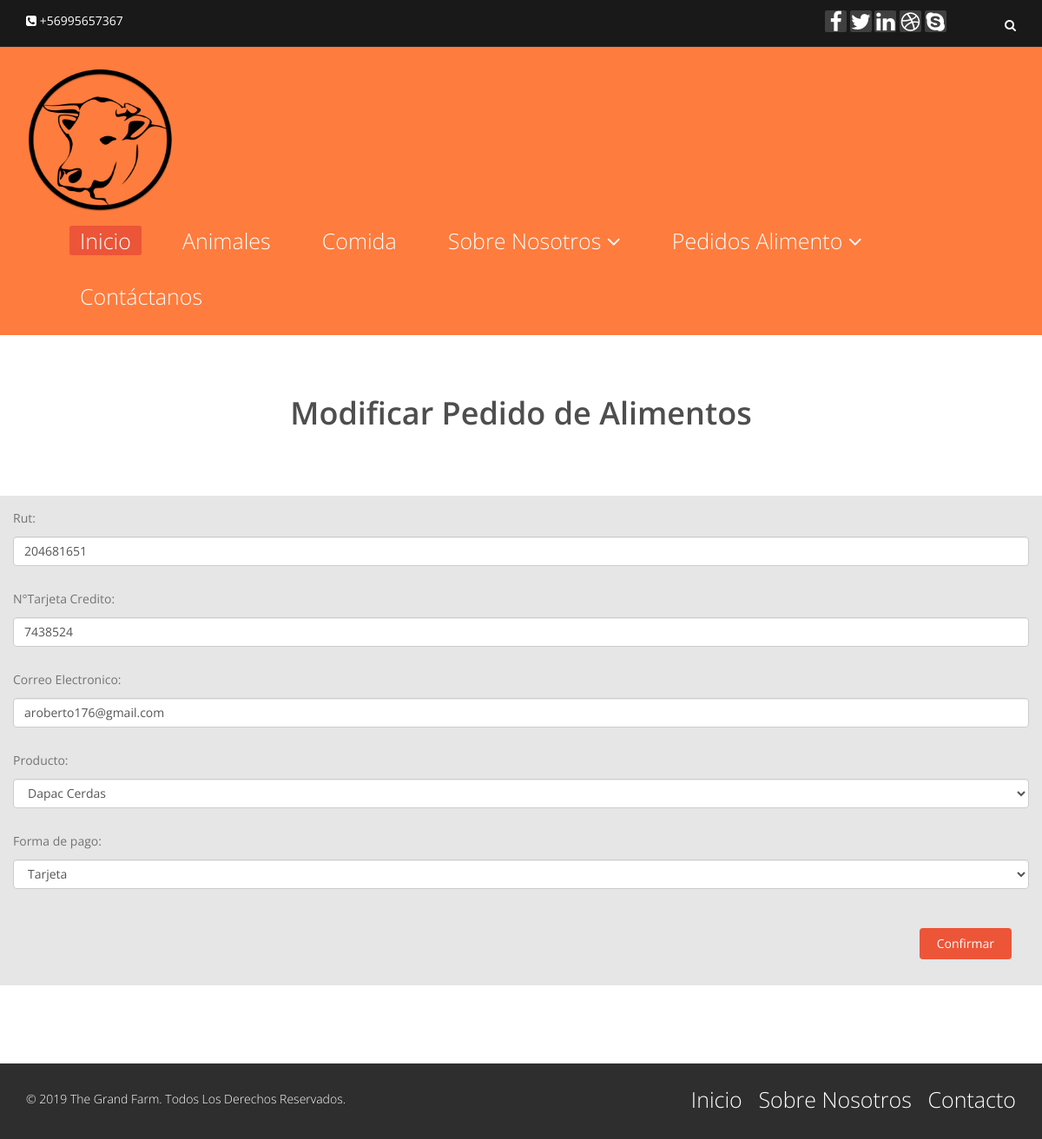
/payment_food_update/25, run on the app's committed database.
### farm_app/models.py (models this page shows, shortened)
class Payment_food(models.Model):
    rut = models.CharField(max_length=9, null=False)
    num_cuenta = models.BigIntegerField(null=False)
    correo = models.EmailField(max_length=255)
    product = models.CharField(max_length=255, null=False, choices=load_product, default='Dapac Cerdas')
    pay = models.CharField(max_length=255, null=False, choices=load_pay, default='Tarjeta')

### farm_app/views.py (the view, shortened to what this page needs)
# urls.py: path('payment_food_update/<int:id>',views.payment_food_update, name='payment_food_update')
def payment_food_update(request,id):
    status = ''
    producto = ['Dapac Cerdas','Aviplus','Camperbroiler Granulado','Conchilla','Dapac Vacas','Nantacor','Guidolin Nutri Potros','Red Kite']
    formaPago = ['Tarjeta','Paypal']
    pedido = Payment_food.objects.get(pk = id)
    variables = {'status': status,
                 'producto': producto,
                 'formaPago': formaPago,
                 'pedido': pedido}
    return render(request,'farm_app/payment_food_update.html', variables)

### farm_app/templates/farm_app/payment_food_update.html (shortened to what this page needs)
{% extends 'farm_app/base.html' %}
{% load static %}
{% block content %}
<div class="center fadeInDown">
    <h2>Modificar Pedido de Alimentos</h2>
</div>
<form class="credit-card-div" method="POST">{% csrf_token %}
    <div class="panel panel-default" >
        <div class="panel-heading">
            <div class="row ">
                <div class="col-md-12 pad-adjust">
                    <span class="help-block text-muted small-font">Rut:</span>
                    <input type="text" id="txtRut" class="form-control" name="txtRut" placeholder="--Ingrese su Rut--" value="{{pedido.rut}}" />
                </div>
                <div class="col-md-12">
                    <br>
                    <span class="help-block text-muted small-font">N°Tarjeta Credito:</span>
                    <input type="text" id="txtNumTarjeta" class="form-control" name="txtNumTarjeta" placeholder="--Ingrese el número de su tarjeta de credito--" value="{{pedido.num_cuenta}}" />
                </div>
                <div class="col-md-12">
                    <br>
                    <span class="help-block text-muted small-font">Correo Electronico:</span>
                    <input type="email" id="txtCorreo" class="form-control" name="txtCorreo" placeholder="--Ingrese el correo electronico--" value="{{pedido.correo}}" />
                </div>
                <div class="col-md-12">
                    <br>
                    <span class="help-block text-muted small-font">Producto:</span>
                    <select name="txtProducto" id="txtProducto" class="form-control" name="txtProducto" >
                        {% for x in producto %}
                            <option value="{{x}}" {% if x == pedido.product %} selected {% endif %}>{{x}}</option>
                        {% endfor %}
                    </select>
                </div>
                <div class="col-md-12">
                    <br>
                    <span class="help-block text-muted small-font">Forma de pago:</span>
                    <select name="txtFormaPago" id="txtFormaPago" class="form-control" name="txtFormaPago">
                        {% for y in formaPago %}
                            <option value="{{y}}" {% if y == pedido.pay %} selected {% endif %}>{{y}}</option>
                        {% endfor %}
                    </select>
                </div>
            </div>
            <div class="modal-footer">
                <button type="submit" class="btn btn-primary" id="btn-actualizar">Confirmar</button>
            </div>
        </div>
    </div>
</form>
{% endblock content%}

### farm_app/static/css/main.css (style rules this page uses)
body { background: #fff; font-family: 'Open Sans', sans-serif; color: #4e4e4e; line-height: 22px; }
h1, h2, h3, h4, h5, h6 { font-weight: 600; font-family: 'Open Sans', sans-serif; color: #4e4e4e; }
h2 { font-size: 20px; }
.btn-primary { padding: 8px 20px; background: #EC5538; color: #fff; border-radius: 4px; border: none; margin-top: 10px; }
.center h2 { font-size: 36px; margin-top: 0; margin-bottom: 20px; }
.center { text-align: center; padding-bottom: 55px; }
.panel-default { border-color: transparent; }
.panel-default>.panel-heading, .panel { background-color: #e6e6e6; border: 0 none; -webkit-box-shadow: none; box-shadow: none; }
.panel-heading { border-radius: 0; }

### data on the page
Payment_food: txtRut "204681651", txtNumTarjeta "7438524", txtCorreo "aroberto176@gmail.com", txtFormaPago "Tarjeta"

### other printed values
form field txtProducto "Dapac Cerdas"
